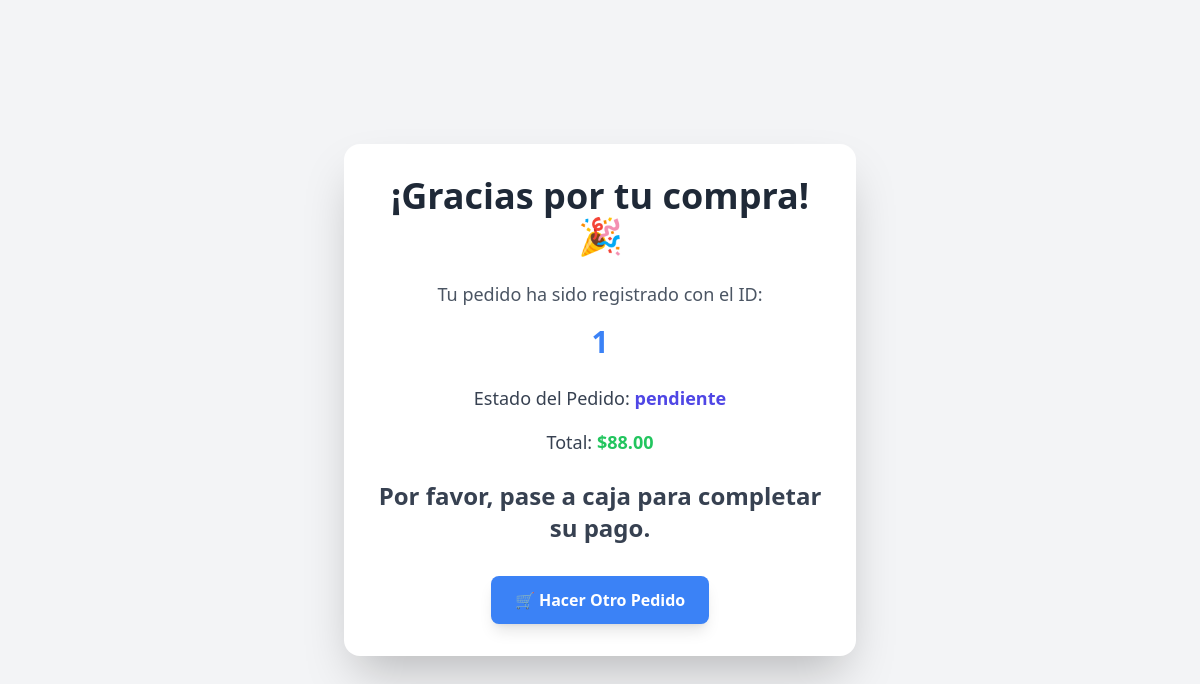
Before: /pedido_finalizado/1 with the older database file.
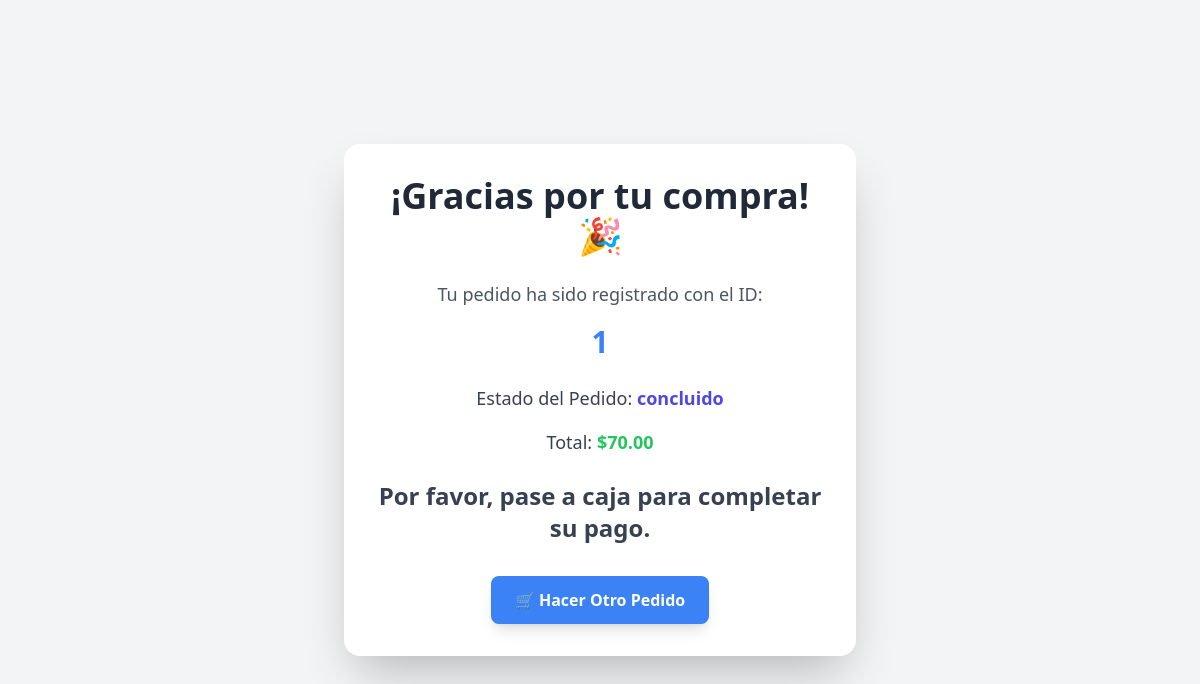
After: the same page with the newer database file.
### app/models.py (models this page shows, shortened)
class Pedido(db.Model):
    __tablename__ = 'pedidos'
    id = db.Column(db.Integer, primary_key=True)
    productos_str = db.Column(db.Text, nullable=True)
    total = db.Column(db.Numeric(10, 2), default=Decimal('0.00'))
    estado = db.Column(db.String(20), default='pendiente')  # Asegúrate de que el valor por defecto sea 'pendiente'
    created_at = db.Column(db.DateTime, default=datetime.utcnow)
    updated_at = db.Column(db.DateTime, default=datetime.utcnow, onupdate=datetime.utcnow)
    @property
    def productos(self):
        if self.productos_str:
            return json.loads(self.productos_str)
        return []

### app/views.py (the view)
    @app.route('/pedido_finalizado/<int:pedido_id>')
    def pedido_finalizado(pedido_id):
        pedido = Pedido.query.get_or_404(pedido_id)
        return render_template('pedidos/menu/pedido_finalizado.html', pedido=pedido)

### app/templates/pedidos/menu/pedido_finalizado.html (shortened to what this page needs)
<!DOCTYPE html>
<html lang="es">
<head>
    <link rel="stylesheet" href="{{ url_for('static', filename='css/output.css') }}">
</head>
<body class="bg-gray-100 flex items-center justify-center min-h-screen">
    <div class="bg-white max-w-lg w-full mx-4 p-8 rounded-2xl shadow-2xl text-center">
        <h2 class="text-4xl font-extrabold text-gray-800 mb-6">¡Gracias por tu compra! 🎉</h2>
        <p class="text-lg text-gray-600 mb-4">Tu pedido ha sido registrado con el ID:</p>
        <p class="text-3xl font-bold text-blue-500 mb-6">{{ pedido.id }}</p>
        <div class="space-y-4 mb-6">
            <p class="text-lg text-gray-700">
                Estado del Pedido:
                <span class="font-bold text-indigo-600">{{ pedido.estado }}</span>
            </p>
            <p class="text-lg text-gray-700">
                Total:
                <span class="font-bold text-green-500">${{ '%.2f' | format(pedido.total) }}</span>
            </p>
        </div>
        <h3 class="text-2xl font-semibold text-gray-700 mb-8">Por favor, pase a caja para completar su pago.</h3>
        <a href="{{ url_for('listar_productos') }}"
           class="inline-block bg-blue-500 hover:bg-blue-600 text-white font-bold py-3 px-6 rounded-lg shadow-lg transition-transform transform hover:scale-105">
            🛒 Hacer Otro Pedido
        </a>
    </div>
</body>
</html>

Changed rows visible on the page:
changed Pedido id 1: estado "pendiente" → "concluido"; total "88.00" → "70.00"
